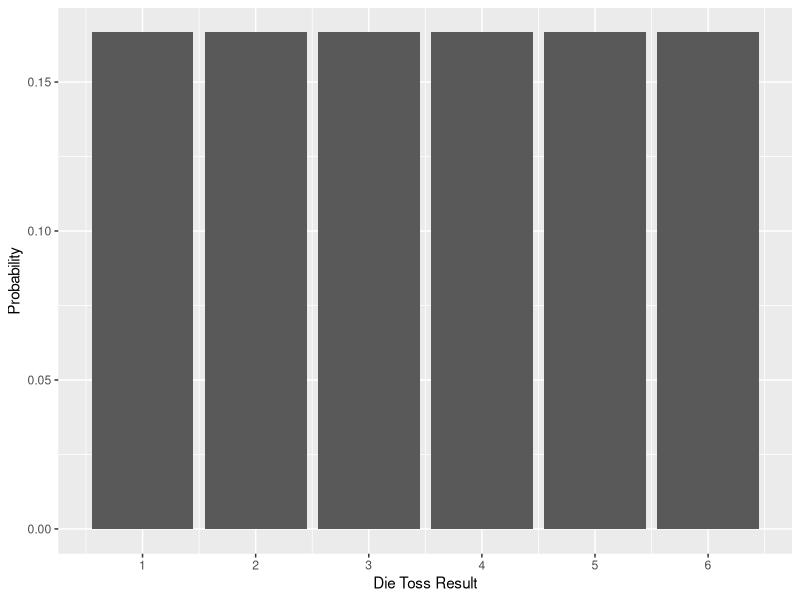
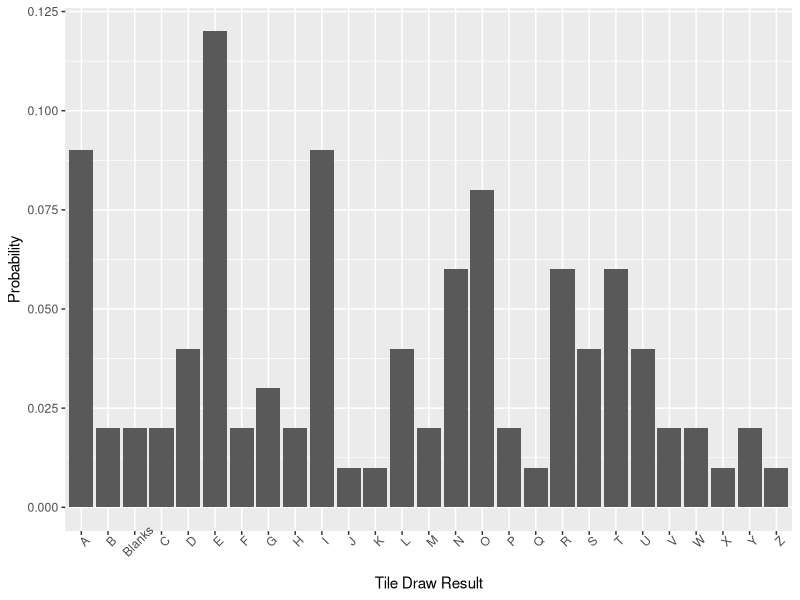
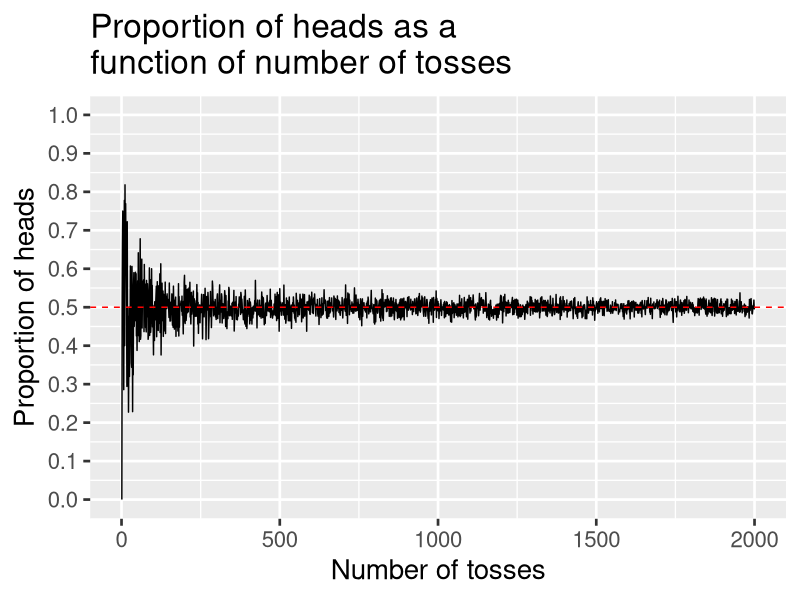
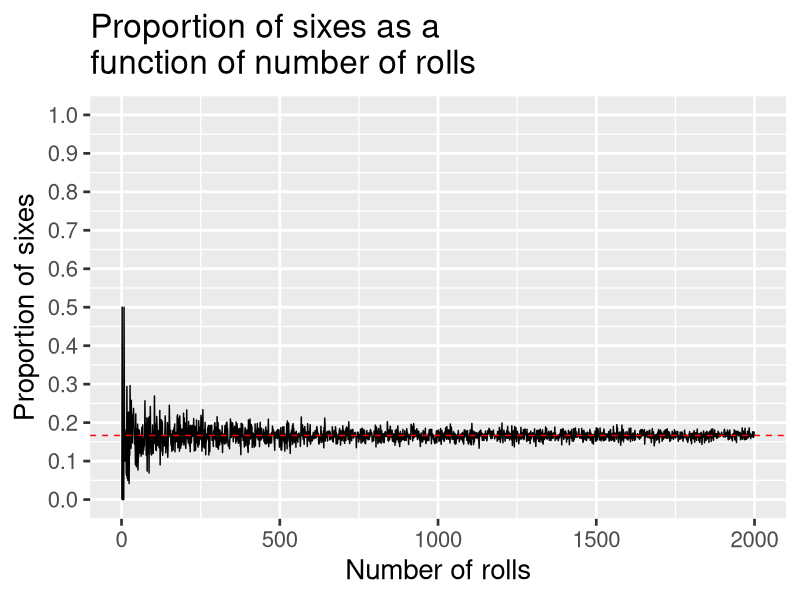
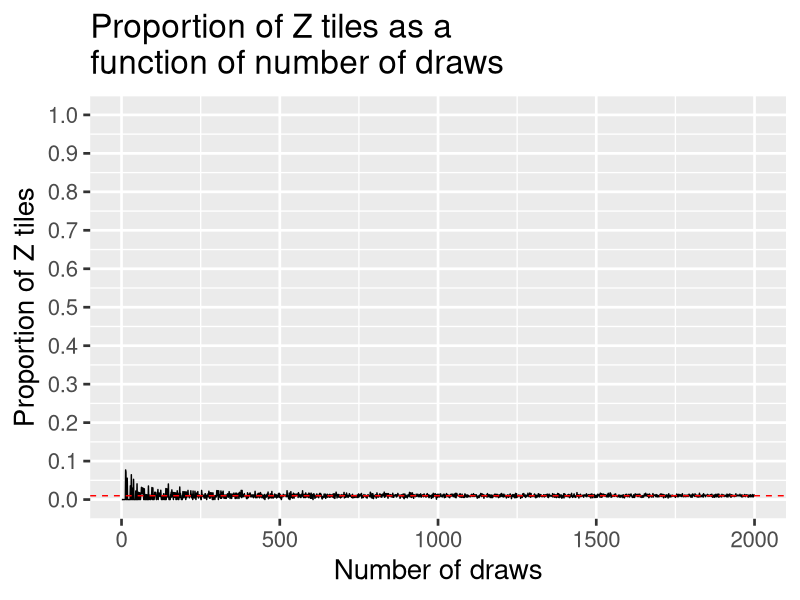
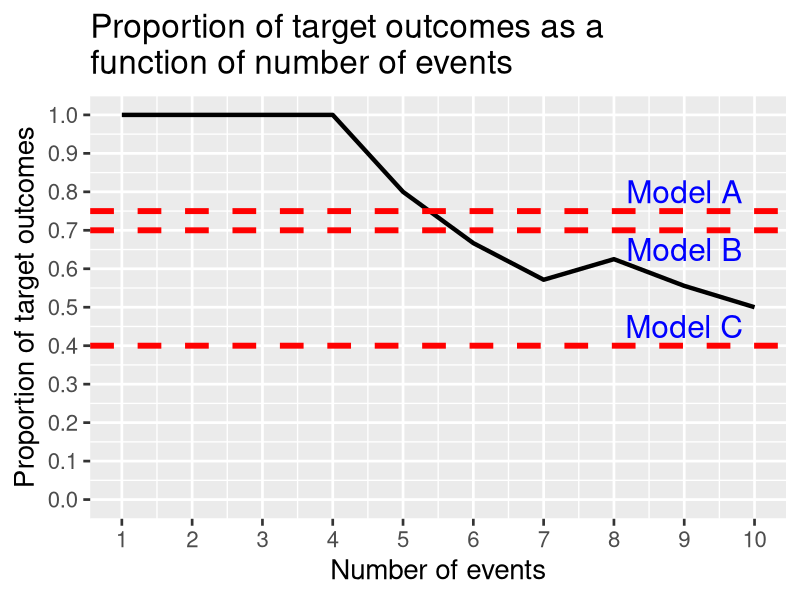
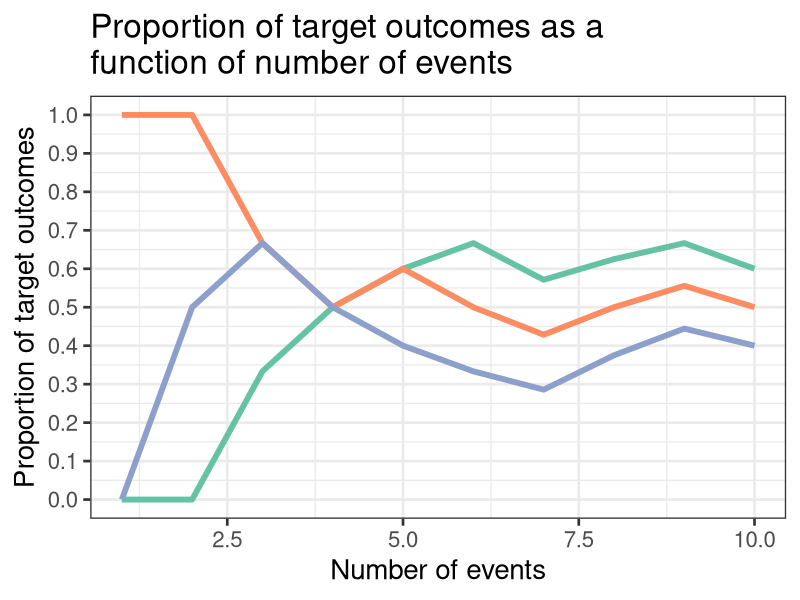

Here is the R script that generated these plots, in order: (Note: this script raises an error after producing the figures.)
## ---- chunk 1
library(tidyverse)
## ---- chunk 2
data.frame(die.toss = c(1:6), prob = rep(1/6, 6)) %>%
  ggplot(aes(x = die.toss, y = prob)) +
  geom_bar(stat = "identity") +
  scale_x_continuous("Die Toss Result", breaks=c(1:6)) +
  scale_y_continuous("Probability")
## ---- chunk 3
#frequencies copied from scrabble.hasbro.com
letters = c("A-9", "B-2", "C-2", "D-4", "E-12", "F-2", "G-3", "H-2", "I-9", "J-1", "K-1", "L-4", "M-2", "N-6", "O-8", "P-2", "Q-1", "R-6", "S-4", "T-6", "U-4", "V-2", "W-2", "X-1", "Y-2", "Z-1", "Blanks-2")
data.frame(letters) %>%
  separate(letters, into = c("letters", "freq")) %>%
  mutate(freq = as.numeric(freq),
         prob = freq/sum(freq)) %>%
  ggplot(aes(x = letters, y = prob)) +
  geom_bar(stat = "identity") +
  scale_x_discrete("Tile Draw Result") +
  scale_y_continuous("Probability") +
  theme(axis.text.x = element_text(angle = 45))
## ---- chunk 4
set.seed(101719)
nsim = 2000
X = matrix(NA, ncol = 4, nrow = nsim)
for(S in 1:nsim){
  X[S,1] = S
  X[S,2] = rbinom(n = 1, size = S, prob = .5)/S
  X[S,3] = rbinom(n = 1, size = S, prob = 1/6)/S
  X[S,4] = rbinom(n = 1, size = S, prob = .01)/S
}
X = as.data.frame(X); names(X) = c("num", "coin", "die", "scrabble")
## ---- chunk 5
X %>% ggplot(aes(x = num, y = coin)) + geom_line() + geom_hline(aes(yintercept = .5), color = "red", linetype = 2) + scale_x_continuous("Number of tosses") + scale_y_continuous("Proportion of heads", breaks = seq(0, 1, .1), limits = c(0,1)) + ggtitle("Proportion of heads as a\nfunction of number of tosses")+ theme_gray(base_size = 20) 
## ---- chunk 6
X %>% ggplot(aes(x = num, y = die)) + geom_line() + geom_hline(aes(yintercept = 1/6), color = "red", linetype = 2) + scale_x_continuous("Number of rolls") + scale_y_continuous("Proportion of sixes", breaks = seq(0, 1, .1), limits = c(0,1)) + ggtitle("Proportion of sixes as a\nfunction of number of rolls")+ theme_gray(base_size = 20) 
## ---- chunk 7
X %>% ggplot(aes(x = num, y = scrabble)) + geom_line() + geom_hline(aes(yintercept = .01), color = "red", linetype = 2) + scale_x_continuous("Number of draws") + scale_y_continuous("Proportion of Z tiles", breaks = seq(0, 1, .1), limits = c(0,1)) + ggtitle("Proportion of Z tiles as a\nfunction of number of draws")  + theme_gray(base_size = 20) 
## ---- chunk 8
set.seed(101719)
num_data = 10
## ---- chunk 9
TO = matrix(NA, ncol = 3, nrow = num_data)

for(S in 1:num_data){
  TO[S,1] = S
  TO[S,2] = rbinom(n = 1, size = 1, prob = .7)
  TO[S,3] = sum(TO[1:S,2])/S
}
TO = as.data.frame(TO); names(TO) = c("num", "draw", "prop")
label = data.frame(x = rep(num_data*.9,3), y = c(.8, .65, .45), 
                label = paste("Model", c("A", "B", "C")))

TO %>%
  ggplot(aes(x = num, y = prop)) + 
  geom_line(size = 1.5) + 
  geom_hline(aes(yintercept = .7), color = "red", linetype = 2, size = 2) + 
  geom_hline(aes(yintercept = .75), color = "red", linetype = 2, size = 2) + 
  geom_hline(aes(yintercept = .4), color = "red", linetype = 2, size = 2) + 
  geom_text(aes(x=x, y=y, label=label), data = label, color = "blue", size = 8) +
  scale_x_continuous("Number of events", breaks = seq(1, num_data, length.out = 10)) + 
  scale_y_continuous("Proportion of target outcomes", 
                     breaks = seq(0, 1, .1), limits = c(0,1)) + 
  ggtitle("Proportion of target outcomes as a \nfunction of number of events") +
  theme_gray(base_size = 20)
## ---- chunk 10
set.seed(101719)
num_data = 100
## ---- chunk 11

## ---- chunk 12
set.seed(101719)
num_data = 10000
## ---- chunk 13

## ---- chunk 14
set.seed(101719)
num_data = 10
## ---- chunk 15

TO = matrix(NA, ncol = 7, nrow = num_data)
for(S in 1:num_data){
  TO[S,1] = S
  TO[S,2] = rbinom(n = 1, size = 1, prob = .5)
  TO[S,3] = rbinom(n = 1, size = 1, prob = .42)
  TO[S,4] = rbinom(n = 1, size = 1, prob = .39)
  TO[S,5] = sum(TO[1:S,2])/S
  TO[S,6] = sum(TO[1:S,3])/S
  TO[S,7] = sum(TO[1:S,4])/S
}
TO = as.data.frame(TO); names(TO) = c("num", paste0("draw",1:3), paste0("prop",1:3))

TO %>%
  ggplot(aes(x = num)) + 
  geom_line(aes(y=prop1), color = RColorBrewer::brewer.pal(3, "Set2")[1], size = 2) + 
  geom_line(aes(y=prop2), color = RColorBrewer::brewer.pal(3, "Set2")[2], size = 2) + 
  geom_line(aes(y=prop3), color = RColorBrewer::brewer.pal(3, "Set2")[3], size = 2) + 
  scale_x_continuous("Number of events") + 
  scale_y_continuous("Proportion of target outcomes", 
                     breaks = seq(0, 1, .1), limits = c(0,1)) + 
  ggtitle("Proportion of target outcomes as a \nfunction of number of events") +
  theme_bw(base_size = 20)
## ---- chunk 16
set.seed(101719)
num_data = 100
## ---- chunk 17

## ---- chunk 18
set.seed(101719)
num_data = 10000
## ---- chunk 19

## ---- chunk 20
knitr::include_graphics("images/BF_pvalue.png")
